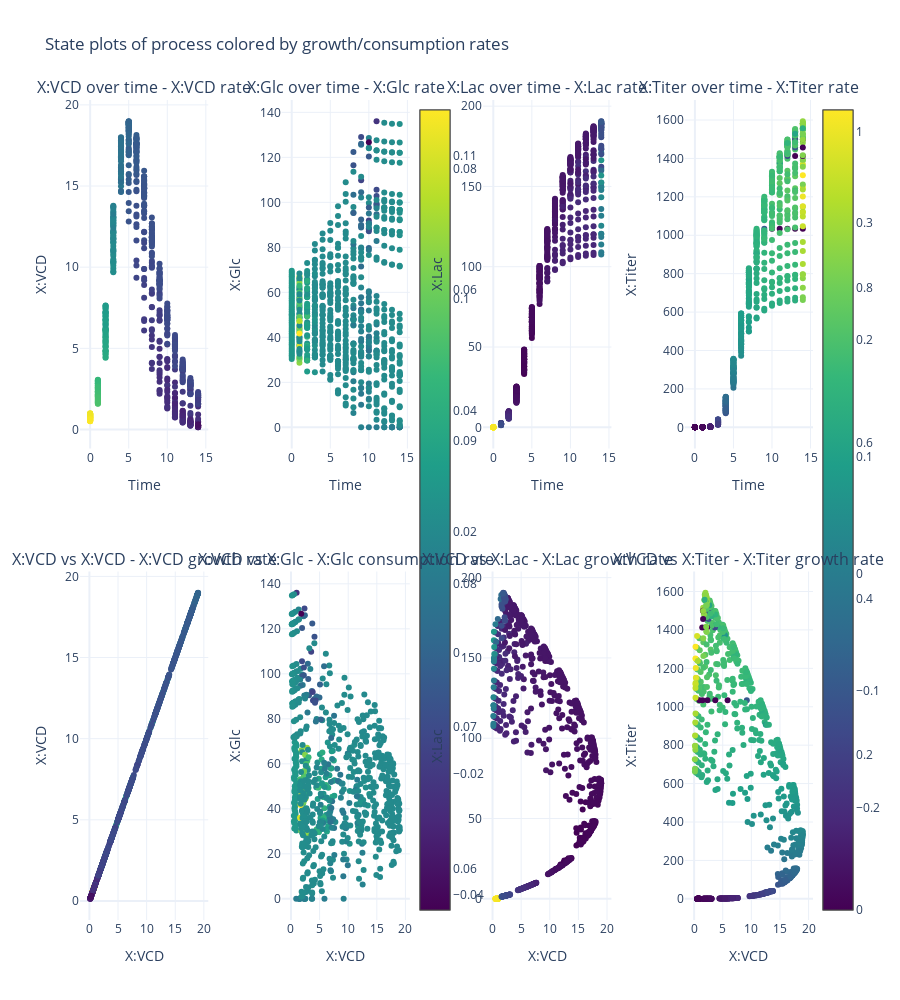

Notebook cell for this chart:
### Code cell
plot_state_data_color_by_rate(X_test, Y_test, t_steps=15, sign_mask=sign_mask)

### Figure 1 — Plotly figure (JSON) as saved in the notebook; plotly's stock layout.template omitted (floating-point values rounded to 4 significant figures; data arrays with more than 128 entries replaced by an {"elided": "..."} marker saying what was removed)
{"data": [{"marker": {"color": {"elided": "750 float values"}, "colorbar": {"len": 1, "x": 0.45}, "colorscale": [[0, "#440154"], [0.1111, "#482878"], [0.2222, "#3e4989"], [0.3333, "#31688e"], [0.4444, "#26828e"], [0.5556, "#1f9e89"], [0.6667, "#35b779"], [0.7778, "#6ece58"], [0.8889, "#b5de2b"], [1, "#fde725"]], "showscale": true}, "mode": "markers", "type": "scatter", "x": {"elided": "750 int values"}, "xaxis": "x", "y": {"elided": "750 float values"}, "yaxis": "y"}, {"marker": {"color": {"elided": "750 float values"}, "colorbar": {"len": 1, "x": 1}, "colorscale": [[0, "#440154"], [0.1111, "#482878"], [0.2222, "#3e4989"], [0.3333, "#31688e"], [0.4444, "#26828e"], [0.5556, "#1f9e89"], [0.6667, "#35b779"], [0.7778, "#6ece58"], [0.8889, "#b5de2b"], [1, "#fde725"]], "showscale": true}, "mode": "markers", "type": "scatter", "x": {"elided": "750 int values"}, "xaxis": "x2", "y": {"elided": "750 float values"}, "yaxis": "y2"}, {"marker": {"color": {"elided": "750 float values"}, "colorbar": {"len": 1, "x": 0.45}, "colorscale": [[0, "#440154"], [0.1111, "#482878"], [0.2222, "#3e4989"], [0.3333, "#31688e"], [0.4444, "#26828e"], [0.5556, "#1f9e89"], [0.6667, "#35b779"], [0.7778, "#6ece58"], [0.8889, "#b5de2b"], [1, "#fde725"]], "showscale": true}, "mode": "markers", "type": "scatter", "x": {"elided": "750 int values"}, "xaxis": "x3", "y": {"elided": "750 float values"}, "yaxis": "y3"}, {"marker": {"color": {"elided": "750 float values"}, "colorbar": {"len": 1, "x": 1}, "colorscale": [[0, "#440154"], [0.1111, "#482878"], [0.2222, "#3e4989"], [0.3333, "#31688e"], [0.4444, "#26828e"], [0.5556, "#1f9e89"], [0.6667, "#35b779"], [0.7778, "#6ece58"], [0.8889, "#b5de2b"], [1, "#fde725"]], "showscale": true}, "mode": "markers", "type": "scatter", "x": {"elided": "750 int values"}, "xaxis": "x4", "y": {"elided": "750 float values"}, "yaxis": "y4"}, {"marker": {"color": {"elided": "750 float values"}, "colorscale": [[0, "#440154"], [0.1111, "#482878"], [0.2222, "#3e4989"], [0.3333, "#31688e"], [0.4444, "#26828e"], [0.5556, "#1f9e89"], [0.6667, "#35b779"], [0.7778, "#6ece58"], [0.8889, "#b5de2b"], [1, "#fde725"]]}, "mode": "markers", "type": "scatter", "x": {"elided": "750 float values"}, "xaxis": "x5", "y": {"elided": "750 float values"}, "yaxis": "y5"}, {"marker": {"color": {"elided": "750 float values"}, "colorscale": [[0, "#440154"], [0.1111, "#482878"], [0.2222, "#3e4989"], [0.3333, "#31688e"], [0.4444, "#26828e"], [0.5556, "#1f9e89"], [0.6667, "#35b779"], [0.7778, "#6ece58"], [0.8889, "#b5de2b"], [1, "#fde725"]]}, "mode": "markers", "type": "scatter", "x": {"elided": "750 float values"}, "xaxis": "x6", "y": {"elided": "750 float values"}, "yaxis": "y6"}, {"marker": {"color": {"elided": "750 float values"}, "colorscale": [[0, "#440154"], [0.1111, "#482878"], [0.2222, "#3e4989"], [0.3333, "#31688e"], [0.4444, "#26828e"], [0.5556, "#1f9e89"], [0.6667, "#35b779"], [0.7778, "#6ece58"], [0.8889, "#b5de2b"], [1, "#fde725"]]}, "mode": "markers", "type": "scatter", "x": {"elided": "750 float values"}, "xaxis": "x7", "y": {"elided": "750 float values"}, "yaxis": "y7"}, {"marker": {"color": {"elided": "750 float values"}, "colorscale": [[0, "#440154"], [0.1111, "#482878"], [0.2222, "#3e4989"], [0.3333, "#31688e"], [0.4444, "#26828e"], [0.5556, "#1f9e89"], [0.6667, "#35b779"], [0.7778, "#6ece58"], [0.8889, "#b5de2b"], [1, "#fde725"]]}, "mode": "markers", "type": "scatter", "x": {"elided": "750 float values"}, "xaxis": "x8", "y": {"elided": "750 float values"}, "yaxis": "y8"}], "layout": {"annotations": [{"font": {"size": 16}, "showarrow": false, "text": "X:VCD over time - X:VCD rate", "x": 0.0875, "xanchor": "center", "xref": "paper", "y": 1, "yanchor": "bottom", "yref": "paper"}, {"font": {"size": 16}, "showarrow": false, "text": "X:Glc over time - X:Glc rate", "x": 0.3625, "xanchor": "center", "xref": "paper", "y": 1, "yanchor": "bottom", "yref": "paper"}, {"font": {"size": 16}, "showarrow": false, "text": "X:Lac over time - X:Lac rate", "x": 0.6375, "xanchor": "center", "xref": "paper", "y": 1, "yanchor": "bottom", "yref": "paper"}, {"font": {"size": 16}, "showarrow": false, "text": "X:Titer over time - X:Titer rate", "x": 0.9125, "xanchor": "center", "xref": "paper", "y": 1, "yanchor": "bottom", "yref": "paper"}, {"font": {"size": 16}, "showarrow": false, "text": "X:VCD vs X:VCD - X:VCD growth rate", "x": 0.0875, "xanchor": "center", "xref": "paper", "y": 0.425, "yanchor": "bottom", "yref": "paper"}, {"font": {"size": 16}, "showarrow": false, "text": "X:VCD vs X:Glc - X:Glc consumption rate", "x": 0.3625, "xanchor": "center", "xref": "paper", "y": 0.425, "yanchor": "bottom", "yref": "paper"}, {"font": {"size": 16}, "showarrow": false, "text": "X:VCD vs X:Lac - X:Lac growth rate", "x": 0.6375, "xanchor": "center", "xref": "paper", "y": 0.425, "yanchor": "bottom", "yref": "paper"}, {"font": {"size": 16}, "showarrow": false, "text": "X:VCD vs X:Titer - X:Titer growth rate", "x": 0.9125, "xanchor": "center", "xref": "paper", "y": 0.425, "yanchor": "bottom", "yref": "paper"}], "height": 1000, "showlegend": false, "title": {"text": "State plots of process colored by growth/consumption rates"}, "xaxis": {"anchor": "y", "domain": [0, 0.175], "title": {"text": "Time"}}, "xaxis2": {"anchor": "y2", "domain": [0.275, 0.45], "title": {"text": "Time"}}, "xaxis3": {"anchor": "y3", "domain": [0.55, 0.725], "title": {"text": "Time"}}, "xaxis4": {"anchor": "y4", "domain": [0.825, 1], "title": {"text": "Time"}}, "xaxis5": {"anchor": "y5", "domain": [0, 0.175], "title": {"text": "X:VCD"}}, "xaxis6": {"anchor": "y6", "domain": [0.275, 0.45], "title": {"text": "X:VCD"}}, "xaxis7": {"anchor": "y7", "domain": [0.55, 0.725], "title": {"text": "X:VCD"}}, "xaxis8": {"anchor": "y8", "domain": [0.825, 1], "title": {"text": "X:VCD"}}, "yaxis": {"anchor": "x", "domain": [0.575, 1], "title": {"text": "X:VCD"}}, "yaxis2": {"anchor": "x2", "domain": [0.575, 1], "title": {"text": "X:Glc"}}, "yaxis3": {"anchor": "x3", "domain": [0.575, 1], "title": {"text": "X:Lac"}}, "yaxis4": {"anchor": "x4", "domain": [0.575, 1], "title": {"text": "X:Titer"}}, "yaxis5": {"anchor": "x5", "domain": [0, 0.425], "title": {"text": "X:VCD"}}, "yaxis6": {"anchor": "x6", "domain": [0, 0.425], "title": {"text": "X:Glc"}}, "yaxis7": {"anchor": "x7", "domain": [0, 0.425], "title": {"text": "X:Lac"}}, "yaxis8": {"anchor": "x8", "domain": [0, 0.425], "title": {"text": "X:Titer"}}}}
